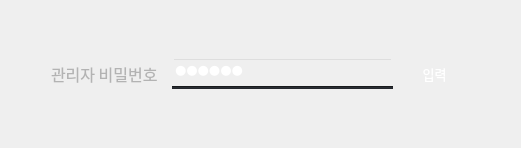
                <widget class="QWidget" name="admin_page">
                 <layout class="QVBoxLayout" name="verticalLayout_41">
                  <item>
                   <layout class="QVBoxLayout" name="verticalLayout_42">
                    <item>
                     <spacer name="verticalSpacer_14">
                      <property name="orientation">
                       <enum>Qt::Orientation::Vertical</enum>
                      </property>
                      <property name="sizeHint" stdset="0">
                       <size>
                        <width>20</width>
                        <height>40</height>
                       </size>
                      </property>
                     </spacer>
                    </item>
                    <item>
                     <layout class="QHBoxLayout" name="horizontalLayout_38">
                      <item>
                       <spacer name="horizontalSpacer_37">
                        <property name="orientation">
                         <enum>Qt::Orientation::Horizontal</enum>
                        </property>
                        <property name="sizeHint" stdset="0">
                         <size>
                          <width>40</width>
                          <height>20</height>
                         </size>
                        </property>
                       </spacer>
                      </item>
                      <item>
                       <widget class="QLabel" name="admin_pw_label">
                        <property name="minimumSize">
                         <size>
                          <width>115</width>
                          <height>46</height>
                         </size>
                        </property>
                        <property name="maximumSize">
                         <size>
                          <width>115</width>
                          <height>46</height>
                         </size>
                        </property>
                        <property name="font">
                         <font>
                          <family>Sans</family>
                          <pointsize>12</pointsize>
                         </font>
                        </property>
                        <property name="styleSheet">
                         <string notr="true">color: rgb(179,179,179);
background-color: rgba(255, 255, 255, 0);</string>
                        </property>
                        <property name="text">
                         <string>관리자 비밀번호</string>
                        </property>
                        <property name="alignment">
                         <set>Qt::AlignmentFlag::AlignLeading|Qt::AlignmentFlag::AlignLeft|Qt::AlignmentFlag::AlignVCenter</set>
                        </property>
                       </widget>
                      </item>
                      <item>
                       <layout class="QVBoxLayout" name="verticalLayout_43">
                        <property name="spacing">
                         <number>0</number>
                        </property>
                        <property name="bottomMargin">
                         <number>0</number>
                        </property>
                        <item>
                         <widget class="QLineEdit" name="admin_pw_input">
                          <property name="minimumSize">
                           <size>
                            <width>221</width>
                            <height>21</height>
                           </size>
                          </property>
                          <property name="maximumSize">
                           <size>
                            <width>221</width>
                            <height>21</height>
                           </size>
                          </property>
                          <property name="font">
                           <font>
                            <family>Sans</family>
                            <pointsize>10</pointsize>
                           </font>
                          </property>
                          <property name="focusPolicy">
                           <enum>Qt::FocusPolicy::StrongFocus</enum>
                          </property>
                          <property name="styleSheet">
                           <string notr="true">qproperty-frame: false;
font-size:10pt;
color: rgb(255, 255, 255);
background-color: rgba(255, 255, 255, 0);</string>
                          </property>
                          <property name="text">
                           <string>asdsad</string>
                          </property>
                          <property name="echoMode">
                           <enum>QLineEdit::EchoMode::Password</enum>
                          </property>
                         </widget>
                        </item>
                        <item>
                         <widget class="Line" name="admin_pw_input_line">
                          <property name="minimumSize">
                           <size>
                            <width>221</width>
                            <height>3</height>
                           </size>
                          </property>
                          <property name="maximumSize">
                           <size>
                            <width>221</width>
                            <height>3</height>
                           </size>
                          </property>
                          <property name="font">
                           <font>
                            <family>Sans</family>
                            <pointsize>5</pointsize>
                            <strikeout>false</strikeout>
                           </font>
                          </property>
                          <property name="contextMenuPolicy">
                           <enum>Qt::ContextMenuPolicy::NoContextMenu</enum>
                          </property>
                          <property name="autoFillBackground">
                           <bool>false</bool>
                          </property>
                          <property name="styleSheet">
                           <string notr="true">background-color: rgb(36, 39, 44)</string>
                          </property>
                          <property name="orientation">
                           <enum>Qt::Orientation::Horizontal</enum>
                          </property>
                         </widget>
                        </item>
                       </layout>
                      </item>
                      <item>
                       <widget class="QPushButton" name="admin_page_bnt">
                        <property name="minimumSize">
                         <size>
                          <width>71</width>
                          <height>41</height>
                         </size>
                        </property>
                        <property name="maximumSize">
                         <size>
                          <width>71</width>
                          <height>41</height>
                         </size>
                        </property>
                        <property name="font">
                         <font>
                          <family>Sans</family>
                          <pointsize>10</pointsize>
                         </font>
                        </property>
                        <property name="cursor">
                         <cursorShape>PointingHandCursor</cursorShape>
                        </property>
                        <property name="styleSheet">
                         <string notr="true">background-color: qlineargradient(
    spread:pad,
    x1:0, y1:0, x2:0, y2:1,
    stop:0.0 rgba(112, 210, 112, 255),
    stop:0.3 rgba(0, 196, 0, 255)
);
color: rgb(255, 255, 255);
border-radius: 20px;
</string>
                        </property>
                        <property name="text">
                         <string>입력</string>
                        </property>
                       </widget>
                      </item>
                      <item>
                       <spacer name="horizontalSpacer_38">
                        <property name="orientation">
                         <enum>Qt::Orientation::Horizontal</enum>
                        </property>
                        <property name="sizeHint" stdset="0">
                         <size>
                          <width>40</width>
                          <height>20</height>
                         </size>
                        </property>
                       </spacer>
                      </item>
                     </layout>
                    </item>
                    <item>
                     <spacer name="verticalSpacer_15">
                      <property name="orientation">
                       <enum>Qt::Orientation::Vertical</enum>
                      </property>
                      <property name="sizeHint" stdset="0">
                       <size>
                        <width>20</width>
                        <height>40</height>
                       </size>
                      </property>
                     </spacer>
                    </item>
                   </layout>
                  </item>
                 </layout>
                </widget>
